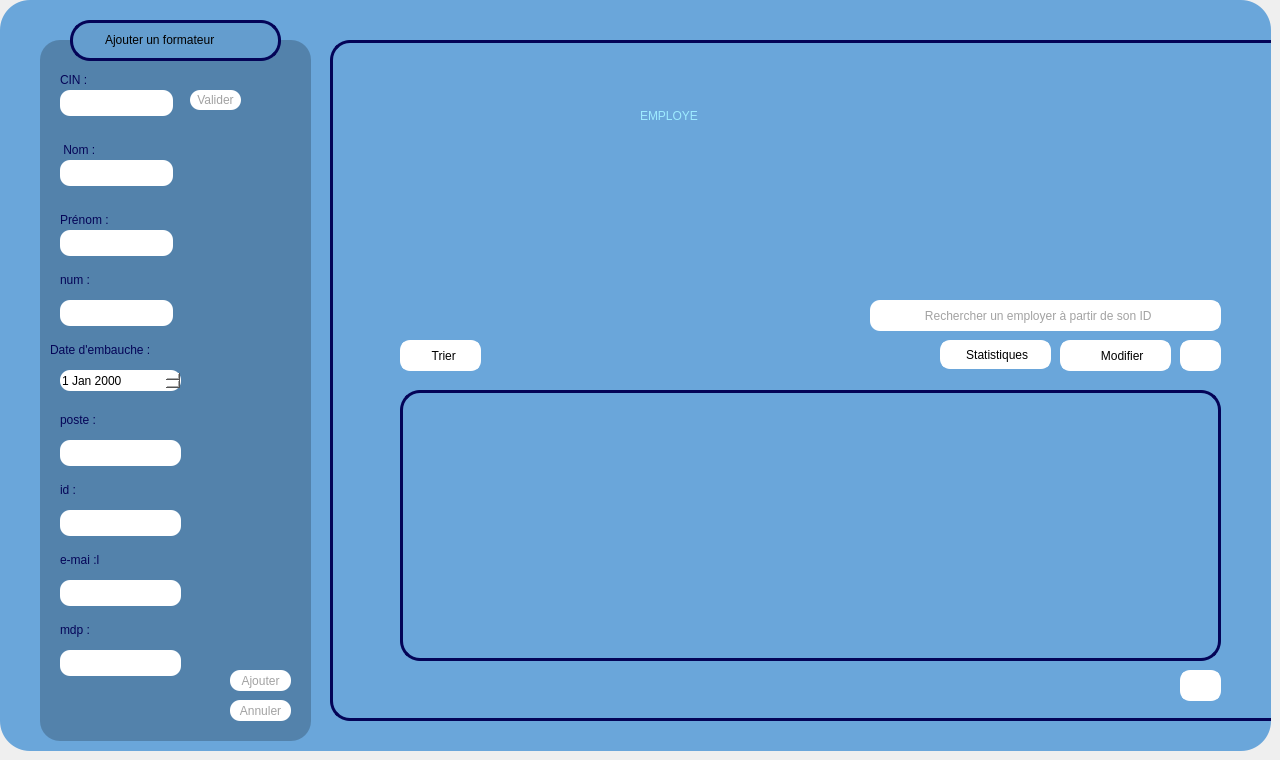
    <widget class="QWidget" name="page_employe">
     <widget class="QWidget" name="Formateur" native="true">
      <property name="geometry">
       <rect>
        <x>0</x>
        <y>0</y>
        <width>1271</width>
        <height>751</height>
       </rect>
      </property>
      <property name="maximumSize">
       <size>
        <width>2000</width>
        <height>2000</height>
       </size>
      </property>
      <property name="baseSize">
       <size>
        <width>1000</width>
        <height>1000</height>
       </size>
      </property>
      <property name="mouseTracking">
       <bool>false</bool>
      </property>
      <property name="tabletTracking">
       <bool>false</bool>
      </property>
      <property name="autoFillBackground">
       <bool>false</bool>
      </property>
      <property name="styleSheet">
       <string notr="true">background-color: rgb(106, 166, 218);

border-radius:30px;</string>
      </property>
      <widget class="QFrame" name="frame_9">
       <property name="geometry">
        <rect>
         <x>40</x>
         <y>40</y>
         <width>271</width>
         <height>701</height>
        </rect>
       </property>
       <property name="styleSheet">
        <string notr="true">background-color: rgb(58, 196, 255);
background-color: rgb(83, 130, 171);
border-radius:20px;

</string>
       </property>
       <property name="frameShape">
        <enum>QFrame::Shape::StyledPanel</enum>
       </property>
       <property name="frameShadow">
        <enum>QFrame::Shadow::Raised</enum>
       </property>
       <widget class="QStackedWidget" name="stackedWidget_2">
        <property name="geometry">
         <rect>
          <x>230</x>
          <y>120</y>
          <width>120</width>
          <height>80</height>
         </rect>
        </property>
        <widget class="QWidget" name="page_3"/>
        <widget class="QWidget" name="page_4"/>
       </widget>
       <widget class="QPushButton" name="pushButton_cin_4">
        <property name="geometry">
         <rect>
          <x>150</x>
          <y>50</y>
          <width>51</width>
          <height>20</height>
         </rect>
        </property>
        <property name="styleSheet">
         <string notr="true">QPushButton{
background-color: rgb(255, 255, 255);
color: rgb(162, 162, 162);
border-radius:10px;
}
QPushButton:hover{
	background-color: rgb(162, 162, 162);
	color: rgb(255, 255, 255);
}



</string>
        </property>
        <property name="text">
         <string>Valider</string>
        </property>
       </widget>
       <widget class="QPushButton" name="pushButton_ANNULER_4">
        <property name="geometry">
         <rect>
          <x>190</x>
          <y>660</y>
          <width>61</width>
          <height>21</height>
         </rect>
        </property>
        <property name="styleSheet">
         <string notr="true">QPushButton{
background-color: rgb(255, 255, 255);
color: rgb(162, 162, 162);
border-radius:10px;
}
QPushButton:hover{
	background-color: rgb(162, 162, 162);
	color: rgb(255, 255, 255);
}



</string>
        </property>
        <property name="text">
         <string>Annuler</string>
        </property>
       </widget>
       <widget class="QLabel" name="label_contact_4">
        <property name="geometry">
         <rect>
          <x>20</x>
          <y>230</y>
          <width>63</width>
          <height>20</height>
         </rect>
        </property>
        <property name="styleSheet">
         <string notr="true">color: rgb(4, 4, 87);</string>
        </property>
        <property name="text">
         <string>num :</string>
        </property>
       </widget>
       <widget class="QLabel" name="label_cin_7">
        <property name="geometry">
         <rect>
          <x>20</x>
          <y>100</y>
          <width>41</width>
          <height>20</height>
         </rect>
        </property>
        <property name="styleSheet">
         <string notr="true">color: rgb(4, 4, 87);</string>
        </property>
        <property name="text">
         <string> Nom :</string>
        </property>
       </widget>
       <widget class="QLineEdit" name="lineEdit_num">
        <property name="geometry">
         <rect>
          <x>20</x>
          <y>260</y>
          <width>113</width>
          <height>26</height>
         </rect>
        </property>
        <property name="styleSheet">
         <string notr="true">background-color: rgb(255, 255, 255);
border-radius:10px;
color: rgb(0, 0, 0);</string>
        </property>
       </widget>
       <widget class="QLineEdit" name="lineEdit_poste">
        <property name="geometry">
         <rect>
          <x>20</x>
          <y>400</y>
          <width>121</width>
          <height>26</height>
         </rect>
        </property>
        <property name="styleSheet">
         <string notr="true">background-color: rgb(255, 255, 255);
border-radius:10px;
color: rgb(0, 0, 0);
</string>
        </property>
        <property name="text">
         <string/>
        </property>
       </widget>
       <widget class="QPushButton" name="btajouter">
        <property name="geometry">
         <rect>
          <x>190</x>
          <y>630</y>
          <width>61</width>
          <height>21</height>
         </rect>
        </property>
        <property name="styleSheet">
         <string notr="true">QPushButton{
background-color: rgb(255, 255, 255);
color: rgb(162, 162, 162);
border-radius:10px;
}
QPushButton:hover{
	background-color: rgb(162, 162, 162);
	color: rgb(255, 255, 255);
}




</string>
        </property>
        <property name="text">
         <string>Ajouter</string>
        </property>
       </widget>
       <widget class="QLabel" name="label_cin_6">
        <property name="geometry">
         <rect>
          <x>20</x>
          <y>30</y>
          <width>31</width>
          <height>20</height>
         </rect>
        </property>
        <property name="styleSheet">
         <string notr="true">color: rgb(4, 4, 87);</string>
        </property>
        <property name="text">
         <string>CIN :</string>
        </property>
       </widget>
       <widget class="QLabel" name="label_specialite_7">
        <property name="geometry">
         <rect>
          <x>20</x>
          <y>510</y>
          <width>111</width>
          <height>20</height>
         </rect>
        </property>
        <property name="styleSheet">
         <string notr="true">color: rgb(4, 4, 87);</string>
        </property>
        <property name="text">
         <string>e-mai :l</string>
        </property>
       </widget>
       <widget class="QLabel" name="label_prenom_6">
        <property name="geometry">
         <rect>
          <x>20</x>
          <y>170</y>
          <width>63</width>
          <height>20</height>
         </rect>
        </property>
        <property name="styleSheet">
         <string notr="true">color: rgb(4, 4, 87);</string>
        </property>
        <property name="text">
         <string>Prénom :</string>
        </property>
       </widget>
       <widget class="QLineEdit" name="lineEdit_cin">
        <property name="geometry">
         <rect>
          <x>20</x>
          <y>50</y>
          <width>113</width>
          <height>26</height>
         </rect>
        </property>
        <property name="styleSheet">
         <string notr="true">background-color: rgb(255, 255, 255);
border-radius:10px;
color: rgb(0, 0, 0);</string>
        </property>
        <property name="maxLength">
         <number>8</number>
        </property>
       </widget>
       <widget class="QLabel" name="label_specialite_3">
        <property name="geometry">
         <rect>
          <x>20</x>
          <y>370</y>
          <width>111</width>
          <height>20</height>
         </rect>
        </property>
        <property name="styleSheet">
         <string notr="true">color: rgb(4, 4, 87);</string>
        </property>
        <property name="text">
         <string>poste :</string>
        </property>
       </widget>
       <widget class="QLineEdit" name="lineEdit_mdp">
        <property name="geometry">
         <rect>
          <x>20</x>
          <y>610</y>
          <width>121</width>
          <height>26</height>
         </rect>
        </property>
        <property name="styleSheet">
         <string notr="true">background-color: rgb(255, 255, 255);
border-radius:10px;
color: rgb(0, 0, 0);
</string>
        </property>
        <property name="text">
         <string/>
        </property>
       </widget>
       <widget class="QLabel" name="label_specialite_4">
        <property name="geometry">
         <rect>
          <x>20</x>
          <y>440</y>
          <width>111</width>
          <height>20</height>
         </rect>
        </property>
        <property name="styleSheet">
         <string notr="true">color: rgb(4, 4, 87);</string>
        </property>
        <property name="text">
         <string>id :</string>
        </property>
       </widget>
       <widget class="QLineEdit" name="lineEdit_prenom">
        <property name="geometry">
         <rect>
          <x>20</x>
          <y>190</y>
          <width>113</width>
          <height>26</height>
         </rect>
        </property>
        <property name="styleSheet">
         <string notr="true">background-color: rgb(255, 255, 255);
border-radius:10px;
color: rgb(0, 0, 0);</string>
        </property>
       </widget>
       <widget class="QLineEdit" name="lineEdit_nom">
        <property name="geometry">
         <rect>
          <x>20</x>
          <y>120</y>
          <width>113</width>
          <height>26</height>
         </rect>
        </property>
        <property name="styleSheet">
         <string notr="true">background-color: rgb(255, 255, 255);
border-radius:10px;
color: rgb(0, 0, 0);</string>
        </property>
        <property name="maxLength">
         <number>20</number>
        </property>
       </widget>
       <widget class="QLineEdit" name="lineEdit_ID">
        <property name="geometry">
         <rect>
          <x>20</x>
          <y>470</y>
          <width>121</width>
          <height>26</height>
         </rect>
        </property>
        <property name="styleSheet">
         <string notr="true">background-color: rgb(255, 255, 255);
border-radius:10px;
color: rgb(0, 0, 0);</string>
        </property>
        <property name="text">
         <string/>
        </property>
       </widget>
       <widget class="QLineEdit" name="lineEdit_email">
        <property name="geometry">
         <rect>
          <x>20</x>
          <y>540</y>
          <width>121</width>
          <height>26</height>
         </rect>
        </property>
        <property name="styleSheet">
         <string notr="true">background-color: rgb(255, 255, 255);
border-radius:10px;
color: rgb(0, 0, 0);</string>
        </property>
        <property name="text">
         <string/>
        </property>
       </widget>
       <widget class="QLabel" name="label_specialite_6">
        <property name="geometry">
         <rect>
          <x>20</x>
          <y>580</y>
          <width>111</width>
          <height>20</height>
         </rect>
        </property>
        <property name="styleSheet">
         <string notr="true">color: rgb(4, 4, 87);</string>
        </property>
        <property name="text">
         <string>mdp :</string>
        </property>
       </widget>
       <widget class="QLabel" name="label_embauhe_6">
        <property name="geometry">
         <rect>
          <x>10</x>
          <y>300</y>
          <width>131</width>
          <height>20</height>
         </rect>
        </property>
        <property name="styleSheet">
         <string notr="true">color: rgb(4, 4, 87);
</string>
        </property>
        <property name="text">
         <string>Date d'embauche :</string>
        </property>
       </widget>
       <widget class="QDateEdit" name="dateEdit">
        <property name="geometry">
         <rect>
          <x>20</x>
          <y>330</y>
          <width>121</width>
          <height>21</height>
         </rect>
        </property>
        <property name="styleSheet">
         <string notr="true">background-color: rgb(255, 255, 255);
border-radius:10px;
color: rgb(0, 0, 0);</string>
        </property>
       </widget>
      </widget>
      <widget class="QFrame" name="frame_10">
       <property name="geometry">
        <rect>
         <x>70</x>
         <y>20</y>
         <width>211</width>
         <height>41</height>
        </rect>
       </property>
       <property name="styleSheet">
        <string notr="true">background-color: rgb(100, 157, 206);
border: 3px solid #040457;
border-radius:20px;</string>
       </property>
       <property name="frameShape">
        <enum>QFrame::Shape::StyledPanel</enum>
       </property>
       <property name="frameShadow">
        <enum>QFrame::Shadow::Raised</enum>
       </property>
       <widget class="QLabel" name="label_embauhe_7">
        <property name="geometry">
         <rect>
          <x>30</x>
          <y>10</y>
          <width>161</width>
          <height>20</height>
         </rect>
        </property>
        <property name="styleSheet">
         <string notr="true">background-color: rgb(100, 157, 206);
border: 2px solid #649dce;
</string>
        </property>
        <property name="text">
         <string>Ajouter un formateur</string>
        </property>
       </widget>
      </widget>
      <widget class="QFrame" name="frame_11">
       <property name="geometry">
        <rect>
         <x>330</x>
         <y>40</y>
         <width>1001</width>
         <height>681</height>
        </rect>
       </property>
       <property name="styleSheet">
        <string notr="true">border: 3px solid #040457;
border-radius:20px;
</string>
       </property>
       <property name="frameShape">
        <enum>QFrame::Shape::StyledPanel</enum>
       </property>
       <property name="frameShadow">
        <enum>QFrame::Shadow::Raised</enum>
       </property>
       <widget class="QLineEdit" name="lineEdit_RECHERCHE_3">
        <property name="geometry">
         <rect>
          <x>570</x>
          <y>260</y>
          <width>321</width>
          <height>31</height>
         </rect>
        </property>
        <property name="styleSheet">
         <string notr="true">background-color: rgb(255, 255, 255);
border-radius:10px;
border: 3px solid #ffffff;
color: rgb(162, 162, 162);</string>
        </property>
        <property name="text">
         <string>      Rechercher un employer à partir de son ID</string>
        </property>
       </widget>
       <widget class="QPushButton" name="bmodifier">
        <property name="geometry">
         <rect>
          <x>730</x>
          <y>300</y>
          <width>111</width>
          <height>31</height>
         </rect>
        </property>
        <property name="styleSheet">
         <string notr="true">QPushButton{
background-color: rgb(255, 255, 255);
border-radius:10px;
border: 3px solid #ffffff;
}
QPushButton:hover{
	background-color: rgb(220, 220, 220);
	color: rgb(90, 90, 90);

	border-radius:10px;
}
</string>
        </property>
        <property name="text">
         <string>    Modifier</string>
        </property>
       </widget>
       <widget class="QPushButton" name="btsupprimer">
        <property name="geometry">
         <rect>
          <x>850</x>
          <y>300</y>
          <width>41</width>
          <height>31</height>
         </rect>
        </property>
        <property name="styleSheet">
         <string notr="true">QPushButton{
background-color: rgb(255, 255, 255);
border-radius:10px;
border: 3px solid #ffffff;
}
QPushButton:hover{
	background-color: rgb(220, 220, 220);
	color: rgb(90, 90, 90);

	border-radius:10px;
}
</string>
        </property>
        <property name="text">
         <string/>
        </property>
        <property name="icon">
         <iconset resource="image.qrc">
          <normaloff>:/img/poubelle.png</normaloff>:/img/poubelle.png</iconset>
        </property>
       </widget>
       <widget class="QPushButton" name="pushButton_29">
        <property name="geometry">
         <rect>
          <x>70</x>
          <y>300</y>
          <width>81</width>
          <height>31</height>
         </rect>
        </property>
        <property name="styleSheet">
         <string notr="true">QPushButton{
background-color: rgb(255, 255, 255);
border-radius:10px;
border: 3px solid #ffffff;
}
QPushButton:hover{
	background-color: rgb(220, 220, 220);
	color: rgb(90, 90, 90);

	border-radius:10px;
}
</string>
        </property>
        <property name="text">
         <string>  Trier</string>
        </property>
        <property name="icon">
         <iconset resource="image.qrc">
          <normaloff>:/img/trie.png</normaloff>:/img/trie.png</iconset>
        </property>
        <property name="autoRepeatInterval">
         <number>97</number>
        </property>
       </widget>
       <widget class="QPushButton" name="pushButton_30">
        <property name="geometry">
         <rect>
          <x>850</x>
          <y>630</y>
          <width>41</width>
          <height>31</height>
         </rect>
        </property>
        <property name="styleSheet">
         <string notr="true">QPushButton{
background-color: rgb(255, 255, 255);
border-radius:10px;
border: 3px solid #ffffff;
}
QPushButton:hover{
	background-color: rgb(220, 220, 220);
	color: rgb(90, 90, 90);

	border-radius:10px;
}
</string>
        </property>
        <property name="text">
         <string/>
        </property>
        <property name="icon">
         <iconset resource="image.qrc">
          <normaloff>:/img/download.png</normaloff>:/img/download.png</iconset>
        </property>
       </widget>
       <widget class="QLabel" name="label_3">
        <property name="geometry">
         <rect>
          <x>310</x>
          <y>50</y>
          <width>331</width>
          <height>51</height>
         </rect>
        </property>
        <property name="styleSheet">
         <string notr="true">background-color: rgb(106, 166, 218);
color: rgb(83, 130, 171);
color: rgb(157, 235, 255);
border: none;
font: 30pt &quot;Rockwell&quot;;</string>
        </property>
        <property name="text">
         <string>EMPLOYE</string>
        </property>
       </widget>
       <widget class="QPushButton" name="pushButton_stat_2">
        <property name="geometry">
         <rect>
          <x>610</x>
          <y>300</y>
          <width>111</width>
          <height>29</height>
         </rect>
        </property>
        <property name="styleSheet">
         <string notr="true">QPushButton{
background-color: rgb(255, 255, 255);
border-radius:10px;
border: 3px solid #ffffff;
}
QPushButton:hover{
	background-color: rgb(220, 220, 220);
	color: rgb(90, 90, 90);

	border-radius:10px;
}
</string>
        </property>
        <property name="text">
         <string> Statistiques</string>
        </property>
        <property name="icon">
         <iconset resource="image.qrc">
          <normaloff>:/img/stat.png</normaloff>:/img/stat.png</iconset>
        </property>
       </widget>
       <widget class="QPushButton" name="pushButton_31">
        <property name="geometry">
         <rect>
          <x>540</x>
          <y>260</y>
          <width>51</width>
          <height>31</height>
         </rect>
        </property>
        <property name="styleSheet">
         <string notr="true">border:none;
background-color: rgb(255, 255, 255);
border-radius : 10px;
</string>
        </property>
        <property name="text">
         <string/>
        </property>
        <property name="icon">
         <iconset resource="image.qrc">
          <normaloff>:/img/loupe.png</normaloff>:/img/loupe.png</iconset>
        </property>
       </widget>
       <widget class="QTableView" name="tableView">
        <property name="geometry">
         <rect>
          <x>70</x>
          <y>350</y>
          <width>821</width>
          <height>271</height>
         </rect>
        </property>
       </widget>
      </widget>
     </widget>
    </widget>
